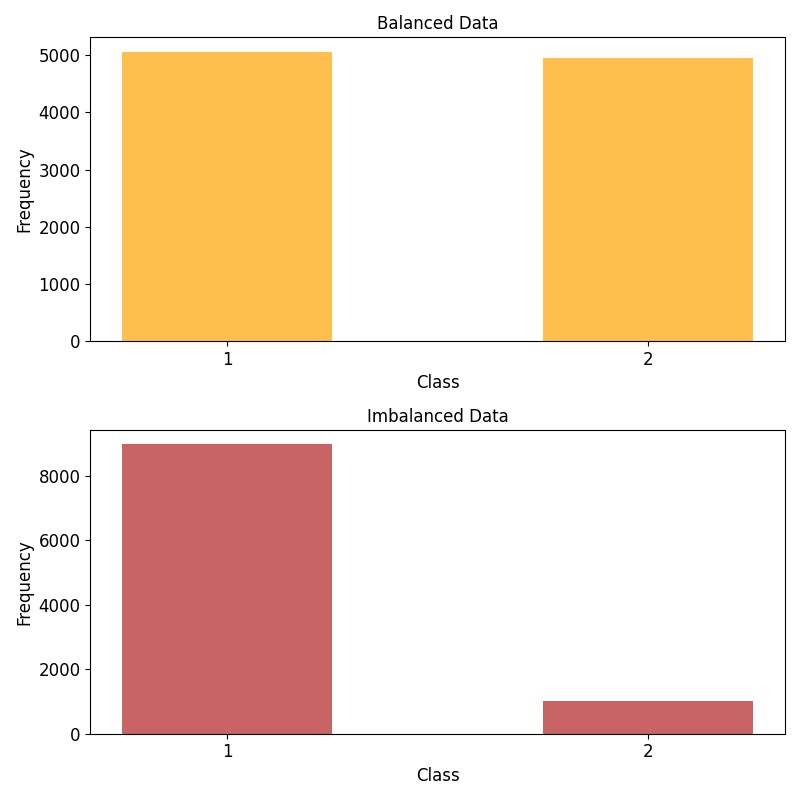

Python code for this plot:
import numpy as np
import matplotlib.pyplot as plt

# Generate balanced data
num_samples_balanced = 10000
balanced_data = 1+np.random.randint(0, 2, size=num_samples_balanced)

# Generate unbalanced data
num_samples_unbalanced = 10000
unbalanced_data = 1+np.random.choice([0, 1, 1], size=num_samples_unbalanced, p=[0.9, 0.05, 0.05])

# Plotting
fig, axes = plt.subplots(2, 1, figsize=(8, 8))

# Define bin edges for balanced and unbalanced data
bin_edges_balanced = [0.75, 1.25, 1.75, 2.25]  # Centered at 1 and 2
bin_edges_unbalanced = [0.75, 1.25, 1.75, 2.25]  # Centered at 1 and 2

# Balanced data plot
axes[0].hist(balanced_data, bins=bin_edges_balanced, color='orange', alpha=0.7)
axes[0].set_title('Balanced Data',fontsize=12)
axes[0].set_xlabel('Class',fontsize=12)
axes[0].set_ylabel('Frequency',fontsize=12)
axes[0].set_xticks([1, 2])  # Adjusting xticks
axes[0].tick_params(axis='both', labelsize=12)

# Unbalanced data plot
axes[1].hist(unbalanced_data, bins=bin_edges_unbalanced, color='firebrick', alpha=0.7)
axes[1].set_title('Imbalanced Data',fontsize=12)
axes[1].set_xlabel('Class',fontsize=12)
axes[1].set_ylabel('Frequency',fontsize=12)
axes[1].set_xticks([1, 2])  # Adjusting xticks
axes[1].tick_params(axis='both', labelsize=12)
plt.tight_layout()
plt.savefig("balance.jpeg")
plt.show()
